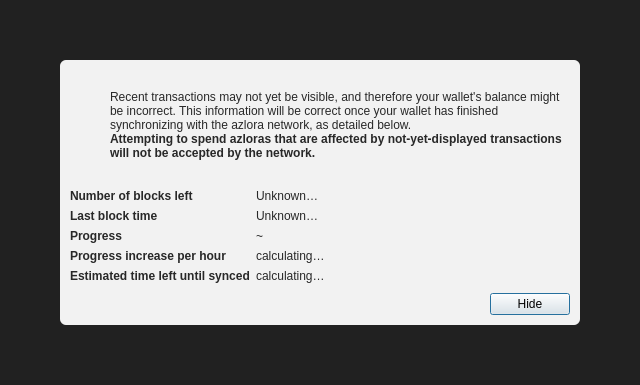
<?xml version="1.0" encoding="UTF-8"?>
<ui version="4.0">
 <class>ModalOverlay</class>
 <widget class="QWidget" name="ModalOverlay">
  <property name="geometry">
   <rect>
    <x>0</x>
    <y>0</y>
    <width>640</width>
    <height>385</height>
   </rect>
  </property>
  <property name="windowTitle">
   <string>Form</string>
  </property>
  <layout class="QVBoxLayout" name="verticalLayout" stretch="0">
   <property name="sizeConstraint">
    <enum>QLayout::SetDefaultConstraint</enum>
   </property>
   <property name="leftMargin">
    <number>0</number>
   </property>
   <property name="topMargin">
    <number>0</number>
   </property>
   <property name="rightMargin">
    <number>0</number>
   </property>
   <property name="bottomMargin">
    <number>0</number>
   </property>
   <item>
    <widget class="QWidget" name="bgWidget" native="true">
     <property name="styleSheet">
      <string notr="true">#bgWidget { background: rgba(0,0,0,220); }</string>
     </property>
     <layout class="QVBoxLayout" name="verticalLayoutMain" stretch="1">
      <property name="leftMargin">
       <number>60</number>
      </property>
      <property name="topMargin">
       <number>60</number>
      </property>
      <property name="rightMargin">
       <number>60</number>
      </property>
      <property name="bottomMargin">
       <number>60</number>
      </property>
      <item>
       <widget class="QWidget" name="contentWidget" native="true">
        <property name="styleSheet">
         <string notr="true">#contentWidget { background: rgba(255,255,255,240); border-radius: 6px; }

QLabel { color: rgb(40,40,40);  }</string>
        </property>
        <layout class="QVBoxLayout" name="verticalLayoutSub" stretch="1,0,0,0">
         <property name="spacing">
          <number>0</number>
         </property>
         <property name="leftMargin">
          <number>10</number>
         </property>
         <property name="topMargin">
          <number>10</number>
         </property>
         <property name="rightMargin">
          <number>10</number>
         </property>
         <property name="bottomMargin">
          <number>10</number>
         </property>
         <item>
          <layout class="QHBoxLayout" name="horizontalLayoutIconText" stretch="0,1">
           <property name="topMargin">
            <number>20</number>
           </property>
           <item>
            <layout class="QVBoxLayout" name="verticalLayoutIcon">
             <property name="leftMargin">
              <number>0</number>
             </property>
             <item>
              <widget class="QPushButton" name="warningIcon">
               <property name="enabled">
                <bool>false</bool>
               </property>
               <property name="text">
                <string/>
               </property>
               <property name="icon">
                <iconset>
                 <normaloff>:/icons/warning</normaloff>
                 <disabledoff>:/icons/warning</disabledoff>:/icons/warning</iconset>
               </property>
               <property name="iconSize">
                <size>
                 <width>48</width>
                 <height>48</height>
                </size>
               </property>
               <property name="flat">
                <bool>true</bool>
               </property>
              </widget>
             </item>
             <item>
              <spacer name="verticalSpacerWarningIcon">
               <property name="orientation">
                <enum>Qt::Vertical</enum>
               </property>
               <property name="sizeHint" stdset="0">
                <size>
                 <width>20</width>
                 <height>40</height>
                </size>
               </property>
              </spacer>
             </item>
            </layout>
           </item>
           <item>
            <layout class="QVBoxLayout" name="verticalLayoutInfoText">
             <property name="leftMargin">
              <number>0</number>
             </property>
             <property name="topMargin">
              <number>0</number>
             </property>
             <item>
              <widget class="QLabel" name="infoText">
               <property name="text">
                <string>Recent transactions may not yet be visible, and therefore your wallet's balance might be incorrect. This information will be correct once your wallet has finished synchronizing with the azlora network, as detailed below.</string>
               </property>
               <property name="textFormat">
                <enum>Qt::RichText</enum>
               </property>
               <property name="wordWrap">
                <bool>true</bool>
               </property>
              </widget>
             </item>
             <item>
              <widget class="QLabel" name="infoTextStrong">
               <property name="font">
                <font>
                 <weight>75</weight>
                 <bold>true</bold>
                </font>
               </property>
               <property name="text">
                <string>Attempting to spend azloras that are affected by not-yet-displayed transactions will not be accepted by the network.</string>
               </property>
               <property name="textFormat">
                <enum>Qt::RichText</enum>
               </property>
               <property name="wordWrap">
                <bool>true</bool>
               </property>
              </widget>
             </item>
             <item>
              <spacer name="verticalSpacerInTextSpace">
               <property name="orientation">
                <enum>Qt::Vertical</enum>
               </property>
               <property name="sizeHint" stdset="0">
                <size>
                 <width>20</width>
                 <height>40</height>
                </size>
               </property>
              </spacer>
             </item>
            </layout>
           </item>
          </layout>
         </item>
         <item>
          <spacer name="verticalSpacerAfterText">
           <property name="orientation">
            <enum>Qt::Vertical</enum>
           </property>
           <property name="sizeHint" stdset="0">
            <size>
             <width>20</width>
             <height>40</height>
            </size>
           </property>
          </spacer>
         </item>
         <item>
          <layout class="QFormLayout" name="formLayout">
           <property name="fieldGrowthPolicy">
            <enum>QFormLayout::FieldsStayAtSizeHint</enum>
           </property>
           <property name="horizontalSpacing">
            <number>6</number>
           </property>
           <property name="verticalSpacing">
            <number>6</number>
           </property>
           <property name="topMargin">
            <number>10</number>
           </property>
           <item row="0" column="0">
            <widget class="QLabel" name="labelNumberOfBlocksLeft">
             <property name="font">
              <font>
               <weight>75</weight>
               <bold>true</bold>
              </font>
             </property>
             <property name="text">
              <string>Number of blocks left</string>
             </property>
            </widget>
           </item>
           <item row="0" column="1">
            <widget class="QLabel" name="numberOfBlocksLeft">
             <property name="text">
              <string>Unknown…</string>
             </property>
            </widget>
           </item>
           <item row="1" column="0">
            <widget class="QLabel" name="labelLastBlockTime">
             <property name="font">
              <font>
               <weight>75</weight>
               <bold>true</bold>
              </font>
             </property>
             <property name="text">
              <string>Last block time</string>
             </property>
            </widget>
           </item>
           <item row="1" column="1">
            <widget class="QLabel" name="newestBlockDate">
             <property name="sizePolicy">
              <sizepolicy hsizetype="Maximum" vsizetype="Preferred">
               <horstretch>0</horstretch>
               <verstretch>0</verstretch>
              </sizepolicy>
             </property>
             <property name="text">
              <string>Unknown…</string>
             </property>
            </widget>
           </item>
           <item row="2" column="0">
            <widget class="QLabel" name="labelSyncDone">
             <property name="font">
              <font>
               <weight>75</weight>
               <bold>true</bold>
              </font>
             </property>
             <property name="text">
              <string>Progress</string>
             </property>
            </widget>
           </item>
           <item row="2" column="1">
            <layout class="QHBoxLayout" name="horizontalLayoutSync" stretch="0,1">
             <item>
              <widget class="QLabel" name="percentageProgress">
               <property name="text">
                <string notr="true">~</string>
               </property>
              </widget>
             </item>
            </layout>
           </item>
           <item row="4" column="0">
            <widget class="QLabel" name="labelProgressIncrease">
             <property name="font">
              <font>
               <weight>75</weight>
               <bold>true</bold>
              </font>
             </property>
             <property name="text">
              <string>Progress increase per hour</string>
             </property>
            </widget>
           </item>
           <item row="4" column="1">
            <widget class="QLabel" name="progressIncreasePerH">
             <property name="text">
              <string>calculating…</string>
             </property>
            </widget>
           </item>
           <item row="5" column="0">
            <widget class="QLabel" name="labelEstimatedTimeLeft">
             <property name="font">
              <font>
               <weight>75</weight>
               <bold>true</bold>
              </font>
             </property>
             <property name="text">
              <string>Estimated time left until synced</string>
             </property>
            </widget>
           </item>
           <item row="5" column="1">
            <widget class="QLabel" name="expectedTimeLeft">
             <property name="text">
              <string>calculating…</string>
             </property>
            </widget>
           </item>
          </layout>
         </item>
         <item>
          <layout class="QHBoxLayout" name="horizontalLayoutButtons">
           <property name="leftMargin">
            <number>10</number>
           </property>
           <property name="topMargin">
            <number>10</number>
           </property>
           <item>
            <spacer name="horizontalSpacer">
             <property name="orientation">
              <enum>Qt::Horizontal</enum>
             </property>
             <property name="sizeHint" stdset="0">
              <size>
               <width>40</width>
               <height>20</height>
              </size>
             </property>
            </spacer>
           </item>
           <item>
            <widget class="QPushButton" name="closeButton">
             <property name="text">
              <string>Hide</string>
             </property>
             <property name="shortcut">
              <string>Esc</string>
             </property>
             <property name="focusPolicy">
              <enum>Qt::StrongFocus</enum>
             </property>
             <property name="default">
              <bool>true</bool>
             </property>
            </widget>
           </item>
          </layout>
         </item>
        </layout>
       </widget>
      </item>
     </layout>
    </widget>
   </item>
  </layout>
 </widget>
 <resources/>
 <connections/>
</ui>
